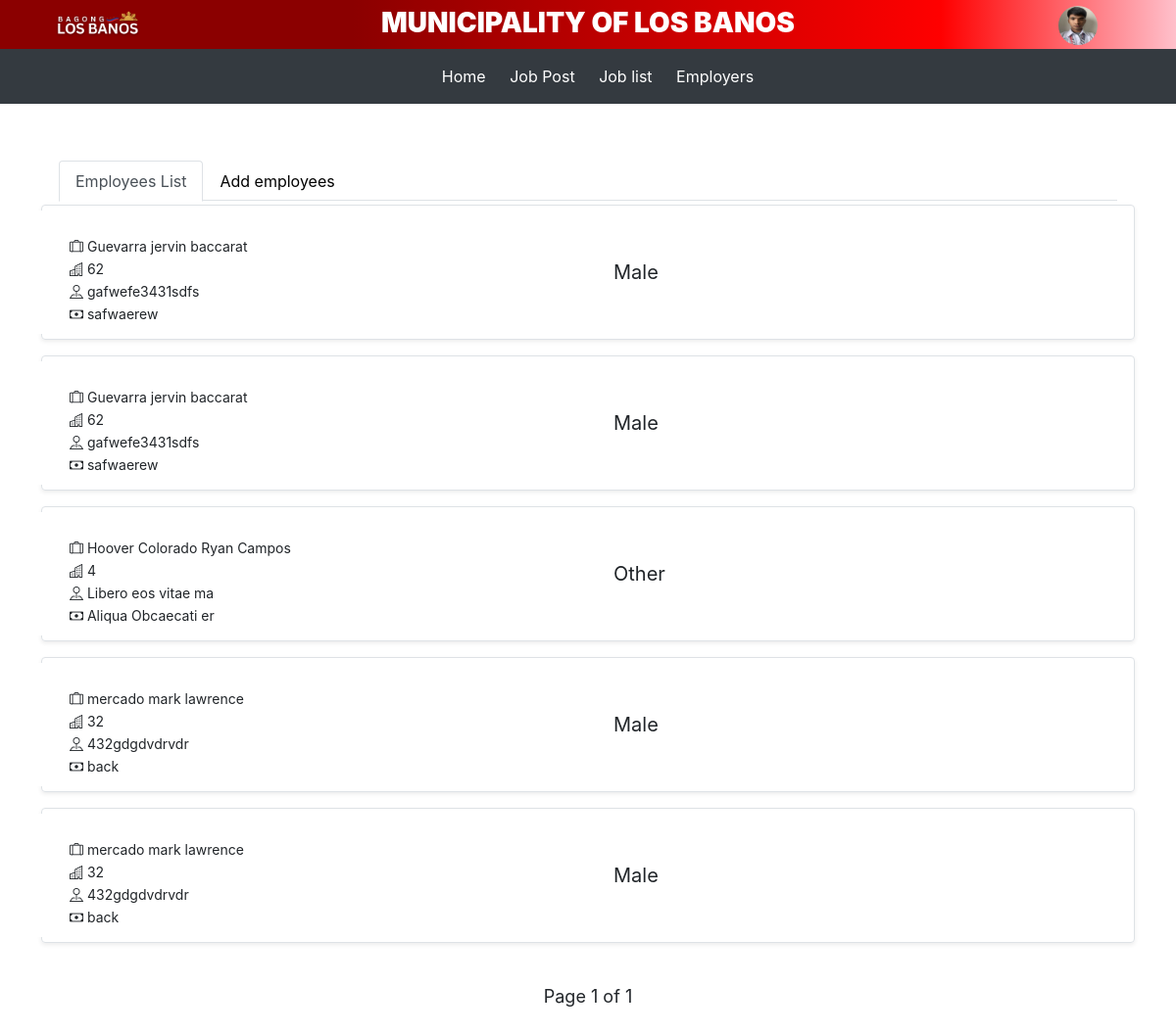
Page /employer/employees.php (signed in) on the committed database.
### tables this page shows
CREATE TABLE `employer` (
  `id` int(255) NOT NULL,
  `username` varchar(255) NOT NULL,
  `password` varchar(255) NOT NULL,
  `email` varchar(255) NOT NULL,
  `is_verified` tinyint(11) NOT NULL,
  `otp` varchar(255) NOT NULL,
  `otp_expiry` datetime(6) NOT NULL,
  `reset_token` varchar(6) NOT NULL,
  `reset_token_expiry` datetime(6) NOT NULL,
  `types_of_employer` enum('local_agencies','direct_hire','Overseas','local_lb') NOT NULL,
  `fname` varchar(255) NOT NULL,
  `lname` varchar(255) NOT NULL,
  `company_name` varchar(255) NOT NULL,
  `company_address` varchar(255) NOT NULL,
  `company_contact` varchar(255) NOT NULL,
  `hr` varchar(255) NOT NULL,
  `president` varchar(255) NOT NULL,
  `tel_num` varchar(255) NOT NULL,
  `company_email` varchar(255) NOT NULL,
  `hr_email` varchar(255) NOT NULL,
  `company_photo` varchar(255) NOT NULL
);

CREATE TABLE `current_employee` (
  `id` int(255) NOT NULL,
  `employer_id` int(255) NOT NULL,
  `fname` varchar(255) NOT NULL,
  `mname` varchar(255) NOT NULL,
  `lname` varchar(255) NOT NULL,
  `age` varchar(255) NOT NULL,
  `gender` varchar(255) NOT NULL,
  `contact` int(255) NOT NULL,
  `bday` date NOT NULL,
  `houseaddress` varchar(255) NOT NULL,
  `position` varchar(255) NOT NULL
);

### employer/employees/employees_list.php (the view, shortened to what this page needs)
<?php
include '../db.php';
$employerid = $_SESSION['employer_id'];
$limit = 5;
$page = isset($_GET['page']) ? (int)$_GET['page'] : 1;
$start = ($page - 1) * $limit;
$totalQuery = "SELECT COUNT(id) AS total FROM current_employee WHERE employer_id = $employerid";
$totalResult = $conn->query($totalQuery);
$totalRow = $totalResult->fetch_assoc();
$totalemployee = $totalRow['total'];
$totalPages = ceil($totalemployee / $limit);
$query = "SELECT * FROM current_employee WHERE employer_id = $employerid ORDER BY lname ASC LIMIT $start, $limit";
$result = $conn->query($query);
?>
<!DOCTYPE html>
<html lang="en">
<head>
    <link href="https://cdn.jsdelivr.net/npm/bootstrap@5.3.0-alpha3/dist/css/bootstrap.min.css" rel="stylesheet">
    <link rel="stylesheet" href="https://cdn.jsdelivr.net/npm/bootstrap-icons/font/bootstrap-icons.css">
</head>
<body>
<div class="table container mt-1">
    <?php while ($row = $result->fetch_assoc()) { $fullname = $row['lname'] .' '. $row['fname'] . ' ' . $row['mname']; ?>
        <a href="#.php?id=<?= urlencode(base64_encode($row['id'])) ?>" class="text-decoration-none text-dark">
            <div class="row job-row border rounded mb-3 shadow-sm" style="cursor: pointer;">
                <div class="col-md-6 row justify-content-start">
                    <div class="col-md-12 pt-3 text-start">
                        <div class="col"><p class="text-start"><i class="bi bi-suitcase-lg"></i> <?= $fullname ?></p></div>
                        <div class="col"><p class="text-start"><i class="bi bi-buildings"></i> <?= htmlspecialchars($row['age']) ?></p></div>
                        <div class="col"><p class="text-start"><i class="bi bi-pin-map"></i> <?= htmlspecialchars($row['houseaddress']) ?></p></div>
                        <div class="col"><p class="text-start"><i class="bi bi-cash"></i> <?= htmlspecialchars($row['position']) ?></p></div>
                    </div>
                </div>
                <div class="col-md-4 pt-5 text-start">
                    <span class="ms-5 fs-5">
                        <?= htmlspecialchars($row['gender']) ?>
                    </span>
                </div>
                <div class="col-md-2 pt-5 text-start">
                </div>
            </div>
        </a>
    <?php } ?>
</div>
<div class="pagination justify-content-center">
    <span>Page <?= $page ?> of <?= $totalPages ?></span>
</div>
</body>
</html>

### employer/employees.php (shortened to what this page needs)
<?php
include '../db.php';
$employerid = $_SESSION['employer_id'];
$sql = "SELECT * FROM employer WHERE id = ?";
$stmt = $conn->prepare($sql);
$stmt->bind_param("i", $employerid);
$stmt->execute();
$result_emp = $stmt->get_result();
$row_emp = $result_emp->fetch_assoc();
?>
<!DOCTYPE html>
<html lang="en">
<head>
    <link href="https://cdn.jsdelivr.net/npm/bootstrap@5.3.0-alpha3/dist/css/bootstrap.min.css" rel="stylesheet">
    <link rel="stylesheet" href="https://cdn.jsdelivr.net/npm/bootstrap-icons/font/bootstrap-icons.css">
    <link rel="stylesheet" href="css/employees.css">
</head>
<body>
<div class="header">
        <div class="container-fluid">
            <div class="row">
                <div class="col-md-2">
                    <img src="../img/logolb.png" alt="lblogo" style="height: 50px;">
                </div>
                <div class="col-md-8">
                    <h3 style="margin-top: 5px; font-weight: 900; color: #ffffff;">MUNICIPALITY OF LOS BANOS</h3>
                </div>
                <div class="col-md-2 mt-1 position-relative">
                    <div class="dropdown">
                        <a href="#" class="text-decoration-none mt-5" id="profileDropdown" data-bs-toggle="dropdown" aria-expanded="false">
                            <?php if (!empty($row_emp['company_photo'])): ?>
                                <img id="preview" src="<?php echo $row_emp['company_photo']; ?>" alt="Profile Image" class="img-fluid rounded-circle" style="width: 40px; height: 40px;">
                            <?php else: ?>
                                <img src="../img/user-placeholder.png" alt="Profile Picture" class="img-fluid rounded-circle" style="width: 40px; height: 40px;">
                            <?php endif; ?>
                        </a>
                    </div>
                </div>
            </div>
        </div>
    </div>
    <nav class="navbar navbar-dark bg-dark">
        <div class="container-fluid">
            <span class="navbar-text text-white w-100 text-center">
                <a class="navlink" href="employer_home.php">Home</a>
                <a class="navlink" href="post_job.php">Job Post</a>
                <a class="navlink" href="job_list.php">Job list</a>
                <a class="navlink" href="employees.php">Employers</a>
            </span>
        </div>
    </nav>
    <div class="container mt-4">
        <div class="container mt-4 mb-3">
            <ul class="nav nav-tabs" role="tablist">
                <li class="nav-item">
                    <a class="nav-link active" id="toggleButton" href="#" role="tab">Employees List</a>
                </li>
                <li class="nav-item">
                    <a class="nav-link" id="toggleButton4" href="#" role="tab">Add employees</a>
                </li>
            </ul>
        </div>
        <div class="row align-items-start"  style="margin-top:-1.6rem;">
            <div id="employerlist" class="employers">
                <?php
                    include 'employees/employees_list.php';
                ?>
            </div>
                <?php
                    include 'employees/addemployees.php';
                ?>
        </div>
    </div>
</body>
</html>

### employer/css/employees.css (style rules this page uses)
* { margin: 0; padding: 0; box-sizing: border-box; }
body { font-family: Arial, sans-serif; background-color: #d9d9d9; }
.header { background: linear-gradient(to right, #8B0000 30%, #FF0000 80%, #FFC0CB 100%); color: white; height: 50px; width: 100%; text-align: center; }
.pagination { text-align: center; margin: 20px 0; }
.pagination span { font-size: 18px; margin: 0 10px; }
.job-row { margin: 2px 0; padding: 5px; }
.job-row p { margin: 2px 0; font-size: 14px; }
.job-row span { font-size: 14px; }
.container { padding: 5px; }
.col-md-2, .col-md-8 { padding: 2px; }
a.navlink { color: #ffffff; position: relative; text-decoration: none; margin-left: 20px; }
a.navlink::before { content: ''; position: absolute; width: 100%; height: 4px; border-radius: 4px; background-color: #ffffff; bottom: 0; left: 0; transform-origin: right; transform: scaleX(0); transition: transform .3s ease-in-out; }
a.nav-link { color: black; text-decoration: none; }

### employer/employees/addemployees.php (style rules this page uses)
body { background-color:rgb(255, 255, 255); }

### rows in the picture
employer: company_photo (picture)
current_employee: fullname "Guevarra jervin baccarat", age "62", houseaddress "gafwefe3431sdfs", position "safwaerew", gender "Male"
current_employee: fullname "Guevarra jervin baccarat", age "62", houseaddress "gafwefe3431sdfs", position "safwaerew", gender "Male"
current_employee: fullname "Hoover Colorado Ryan Campos", age "4", houseaddress "Libero eos vitae ma", position "Aliqua Obcaecati er", gender "Other"
current_employee: fullname "mercado mark lawrence", age "32", houseaddress "432gdgdvdrvdr", position "back", gender "Male"
current_employee: fullname "mercado mark lawrence", age "32", houseaddress "432gdgdvdrvdr", position "back", gender "Male"

### other values in the picture
$page "1"
$totalPages "1"
